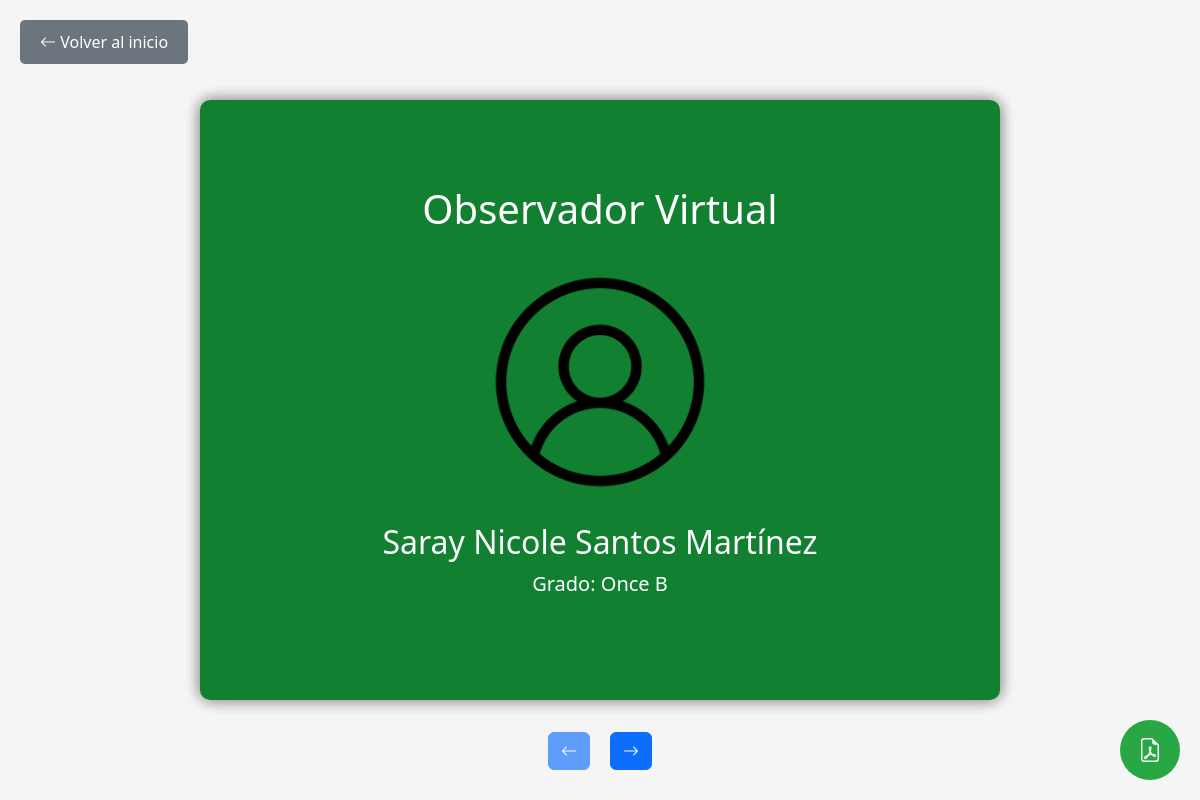
The app's page /observador/1234345340/ (signed in) with its own data.
### Modulos/Observador/models.py (models this page shows, shortened)
class Estudiante(models.Model):
    idEstudiante = models.AutoField(primary_key=True)
    tiposDocumentos = [
        ('T.I.', 'Tarjeta de Identidad'),
        ('C.C.', 'Cedula de Ciudadanía'),
        ('C.E.', 'Cedula de Extranjería')
    ]
    tipoDocumento = models.CharField(
        max_length=4, choices=tiposDocumentos, default='T.I.')
    documento = models.CharField(max_length=10, default=0)
    nombre = models.CharField(max_length=100)
    apellido = models.CharField(max_length=100)
    fechaNacimiento = models.DateField(null=True)
    correo = models.EmailField(max_length=100)
    contrasena = models.CharField(max_length=100)
    faltasTipo1 = models.IntegerField(default=0)
    faltasTipo2 = models.IntegerField(default=0)
    faltasTipo3 = models.IntegerField(default=0)
    totalFaltas = models.IntegerField(default=0)
    idColegio = models.ForeignKey(
        Colegio, on_delete=models.CASCADE, related_name="estudiantes", default=1)
    idGrado = models.ForeignKey(
        Grado, on_delete=models.CASCADE, null=True, blank=True)
    imagen_perfil = models.ImageField(
        upload_to='perfiles/', blank=True, null=True)
    class Meta:
        verbose_name = 'Estudiante'

class Grado(models.Model):
    idGrado = models.AutoField(primary_key=True)
    grado = models.CharField(max_length=16, null=True, blank=True)
    ciclo = models.CharField(max_length=7)
    idColegio = models.ForeignKey(
        Colegio, on_delete=models.CASCADE, related_name="grado", default=1)

### Modulos/Usuarios/views.py (the view)
# urls.py: path('observador/<documento>/', observadorEstudianteLibro, name="observador"),
def observadorEstudianteLibro(request, documento):
    if not request.session.get('isLogged', False):
        return redirect('login')
    userType = request.session.get('userType', False)
    admin = userType ==  'profesor' or userType == 'directivo'
    documentoIniciado = request.session.get('documento', False)
    if (userType == 'estudiante' or userType == 'acudiente') and documento != documentoIniciado:
        return redirect('observador', documento=documentoIniciado)
    estudiante = get_object_or_404(Estudiante, documento=documento)
    acudiente = Acudiente.objects.filter(
        idEstudiante=estudiante.idEstudiante).first()
    observaciones = list(Observacion.objects.filter(
        idEstudiante=estudiante.idEstudiante))
    observaciones_agrupadas = [observaciones[i:i+3]
                               for i in range(0, len(observaciones), 3)]
    return render(request, 'observador/libro.html', {
        "estudiante": estudiante,
        "acudiente": acudiente,
        "observaciones_agrupadas": observaciones_agrupadas,
        "admin": admin,
    })

### Modulos/Usuarios/context_processors.py (called while the page is built)
def session_variables(request):
    return {
        'isLogged': request.session.get('isLogged', None),
        'userId': request.session.get('userId', None),
        'userType': request.session.get('userType', None),
        'userNombre': request.session.get('userNombre', None)
    }

### Modulos/Usuarios/templates/observador/libro.html (shortened to what this page needs)
{% load static %}
<!DOCTYPE html>
<html lang="es">
  <head>
    <link href="https://cdnjs.cloudflare.com/ajax/libs/bootstrap/5.3.0/css/bootstrap.min.css" rel="stylesheet">
    <link href="https://cdn.jsdelivr.net/npm/bootstrap-icons/font/bootstrap-icons.css" rel="stylesheet">
  </head>
  <body>
    <link rel="stylesheet" href="{% static 'css/stylelibro.css' %}">
    <div class="container">
      <div class="back-button-container">
        <a href="{% url 'home' %}">
          <button class="btn btn-secondary back-button">
            <i class="bi bi-arrow-left"></i> Volver al inicio
          </button>
        </a>
      </div>
      <div class="book-container">
        <div class="book" id="book">
          <div class="page cover current" id="cover">
            <div class="page-content">
              <h1 class="mb-4">Observador Virtual</h1>
              {% if estudiante.imagen_perfil %}
              <img src="{{ estudiante.imagen_perfil.url }}" alt="Foto de perfil de {{ estudiante.nombre }}"
                class="img-perfil" height="250px" style="border-radius: 10%;">
              {% else %}
              <img src="{% static 'img/default-profile.png' %}" alt="Imagen por defecto" class="img-perfil"
                height="250px">
              {% endif %}
              <div class="student-info mt-3">
                <h2>{{estudiante.nombre}} {{estudiante.apellido}}</h2>
                <p class="lead">Grado: {{estudiante.idGrado.grado}}</p>
              </div>
            </div>
          </div>
          <div class="page" id="page1">
            <div class="page-content">
              <h2>Información Personal</h2>
              <div class="row mt-4">
                <div class="col-md-6">
                  <div class="mb-3">
                    <strong>Nombre Completo:</strong>
                    <p>{{estudiante.nombre}} {{estudiante.apellido}}</p>
                  </div>
                  <div class="mb-3">
                    <strong>Fecha de Nacimiento:</strong>
                    <p>{{estudiante.fechaNacimiento}}</p>
                  </div>
                  <div class="mb-3">
                    <strong>Correo Electrónico:</strong>
                    <p>{{estudiante.correo}}</p>
                  </div>
                </div>
                {% if acudiente %}
                <div class="col-md-6">
                  <div class="mb-3">
                    <strong>Nombre del Acudiente:</strong>
                    <p>{{acudiente.nombre}} {{acudiente.apellido}}</p>
                  </div>
                  <div class="mb-3">
                    <strong>Teléfono del Acudiente:</strong>
                    <p>{{acudiente.telefono}}</p>
                  </div>
                  <div class="mb-3">
                    <strong>Correo Electrónico del Acudiente:</strong>
                    <p>{{acudiente.correo}}</p>
                  </div>
                </div>
                {% else %}
                <div class="col-md-6">
                  <div class="mb-3">
                    <strong>Nombre del Acudiente:</strong>
                    <p>Aún No Registrado</p>
                  </div>
                  <div class="mb-3">
                    <strong>Teléfono del Acudiente:</strong>
                    <p>Aún No Registrado</p>
                  </div>
                  <div class="mb-3">
                    <strong>Correo Electrónico del Acudiente:</strong>
                    <p>Aún No Registrado</p>
                  </div>
                </div>
                {% endif %}
              </div>
            </div>
            <div class="page-number">1</div>
          </div>
          {% for grupo in observaciones_agrupadas %}
          <div class="page">
            <div class="page-content">
              <h2>Observaciones</h2>
              <div class="table-responsive mt-4">
                <table class="table table-striped">
                  {% for obs in grupo %}
                  <tr>
                    <td>Fecha: {{obs.fecha}} {{obs.hora}}</td>
                    <td>{{obs.idFalta}}</td>
                  </tr>
                  <tr>
                    <td colspan="2">Descripción: {{obs.comentario}}</td>
                  </tr>
                  {% endfor %}
                </table>
              </div>
            </div>
            <div class="page-number">{{ forloop.counter|add:"1" }}</div>
          </div>
          {% empty %}
          <div class="page">
            <div class="page-content">
              <div class="alert alert-success" role="alert">
              </div>
            </div>
            <div class="page-number">2</div>
          </div>
          {% endfor %}
          <div class="controls">
            <button class="btn btn-primary" id="prev-btn" disabled>
              <i class="bi bi-arrow-left"></i>
            </button>
            <button class="btn btn-primary" id="next-btn">
              <i class="bi bi-arrow-right"></i>
            </button>
          </div>
        </div>
      </div>
      <div class="fab-container">
        <div class="fab-item">
          <button class="fab-button">
            <i class="bi bi-file-earmark-pdf"></i>
          </button>
        </div>
      </div>
    </div>
  </body>
</html>

### observadorVirtual/static/css/stylelibro.css (style rules this page uses)
body { background-color: #f5f5f5; min-height: 100vh; display: flex; align-items: center; justify-content: center; padding: 20px; }
.book-container { perspective: 1000px; position: relative; width: 100%; max-width: 800px; height: 600px; margin: 0 auto; }
.book { position: relative; width: 100%; height: 100%; transform-style: preserve-3d; transition: transform 0.5s; }
.page { position: absolute; width: 100%; height: 100%; background-color: #fff0db; border-radius: 10px; box-shadow: 0 0 15px rgba(0, 0, 0, 0.2); transform-origin: left center; transform-style: preserve-3d; transition: transform 0.5s; backface-visibility: hidden; display: flex; flex-direction: column; padding: 20px; }
.page-content { flex: 1; display: flex; flex-direction: column; justify-content: center; align-items: center; text-align: center; padding: 20px; }
.cover { background-color: #128031; color: white; display: flex; flex-direction: column; justify-content: center; align-items: center; text-align: center; }
.controls { position: absolute; bottom: -70px; left: 0; right: 0; display: flex; justify-content: center; gap: 20px; }
.page-number { position: absolute; bottom: 10px; right: 20px; font-style: italic; color: #777; }
.current { z-index: 1; }
.fab-container { position: fixed; bottom: 20px; right: 20px; display: flex; flex-direction: column-reverse; align-items: center; gap: 15px; z-index: 1000; }
.fab-item { position: relative; }
.fab-button { width: 60px; height: 60px; border-radius: 50%; background-color: #28a745; color: white; border: none; font-size: 24px; display: flex; align-items: center; justify-content: center; position: relative; cursor: pointer; transition: background-color 0.3s ease; }
.back-button-container { position: fixed; top: 20px; left: 20px; z-index: 1000; }
.back-button { background-color: #6c757d; color: white; border: none; padding: 10px 20px; border-radius: 5px; font-size: 16px; cursor: pointer; transition: background-color 0.3s; }

### records on screen
Estudiante: nombre "Saray Nicole", apellido "Santos Martínez", idGrado.grado "Once B"
